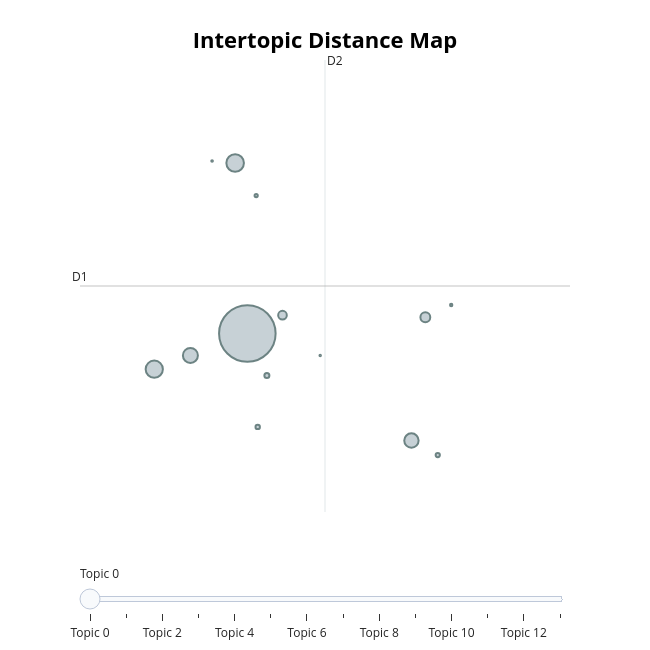
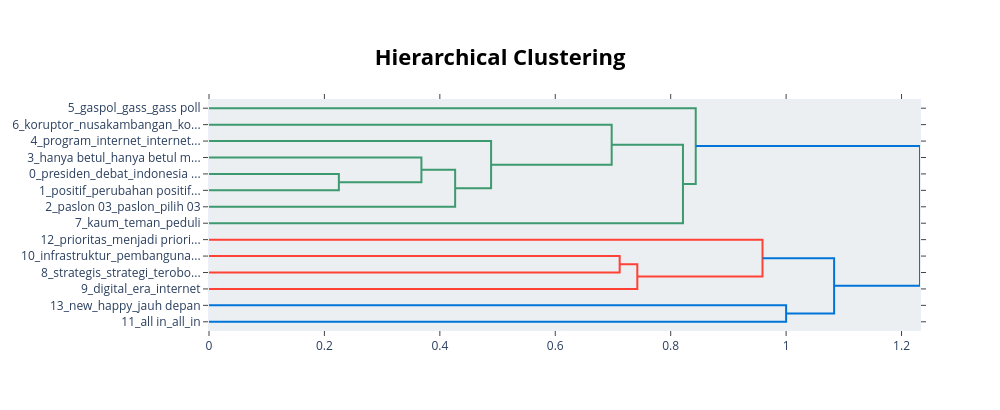
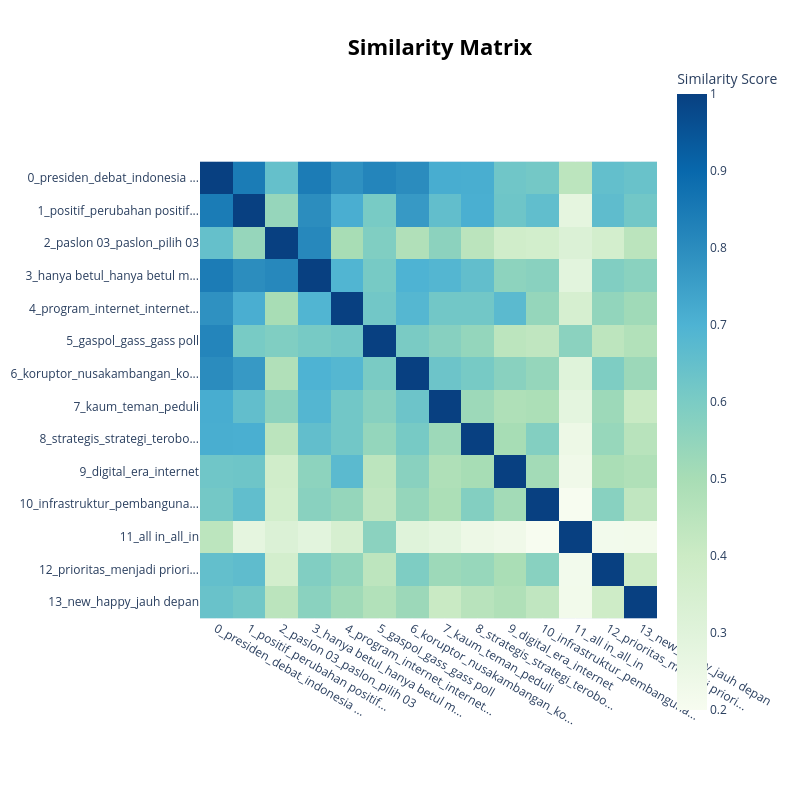

Source (notebook cell) for these figures, in order:
### Code cell
df_positive = df_03[df_03['predicted_label'] == 'POSITIVE']
run_topic_modeling(df_positive, group_name='POSITIVE')

### Figure 1 — Plotly figure (JSON) as saved in the notebook; plotly's stock layout.template omitted (floating-point values rounded to 4 significant figures)
{"data": [{"customdata": [[0, "presiden | debat | indonesia lebih | demokrasi | mari", 15206], [1, "positif | perubahan positif | politik | ekonomi | membawa perubahan", 1468], [2, "paslon 03 | paslon | pilih 03 | 03 menang | dukung 03", 1413], [3, "hanya betul | hanya betul merakyat | betul merakyat | merakyat berbuat | betul merakyat berbuat", 1068], [4, "program | internet | internet gratis | gratis | bermanfaat", 982], [5, "gaspol | gass | gass poll | gas | poll", 464], [6, "koruptor | nusakambangan | korupsi | transparan | ide", 356], [7, "kaum | teman | peduli | selalu peduli | teman teman", 120], [8, "strategis | strategi | terobosan | smkn jateng | smkn", 91], [9, "digital | era | internet | internet gratis | gratis", 85], [10, "infrastruktur | pembangunan infrastruktur | samarinda | pertumbuhan ekonomi | goes to samarinda", 49], [11, "all in | all | in | for | pasti selalu", 26], [12, "prioritas | menjadi prioritas | utama | kepentingan | integritas", 13], [13, "new | happy | jauh depan | dorong | teknologi", 10]], "hovertemplate": "<b>Topic %{customdata[0]}</b><br>%{customdata[1]}<br>Size: %{customdata[2]}", "legendgroup": "", "marker": {"color": "#B0BEC5", "line": {"color": "DarkSlateGrey", "width": 2}, "size": [15206, 1468, 1413, 1068, 982, 464, 356, 120, 91, 85, 49, 26, 13, 10], "sizemode": "area", "sizeref": 9.504, "symbol": "circle"}, "mode": "markers", "name": "", "orientation": "v", "showlegend": false, "type": "scatter", "x": [6.652, 6.514, 5.599, 6.008, 8.508, 8.665, 7.049, 6.873, 6.769, 8.805, 6.752, 8.957, 6.253, 7.476], "xaxis": "x", "y": [5.884, 7.888, 5.465, 5.628, 4.627, 6.077, 6.1, 5.392, 4.787, 4.456, 7.506, 6.22, 7.912, 5.627], "yaxis": "y"}], "layout": {"annotations": [{"showarrow": false, "text": "D1", "x": 4.76, "y": 6.443, "yshift": 10}, {"showarrow": false, "text": "D2", "x": 7.53, "xshift": 10, "y": 9.099}], "height": 650, "hoverlabel": {"bgcolor": "white", "font": {"family": "Rockwell", "size": 16}}, "legend": {"itemsizing": "constant", "tracegroupgap": 0}, "margin": {"t": 60}, "shapes": [{"line": {"color": "#CFD8DC", "width": 2}, "type": "line", "x0": 7.53, "x1": 7.53, "y0": 3.788, "y1": 9.099}, {"line": {"color": "#9E9E9E", "width": 2}, "type": "line", "x0": 4.76, "x1": 10.3, "y0": 6.443, "y1": 6.443}], "sliders": [{"active": 0, "pad": {"t": 50}, "steps": [{"args": [{"marker.color": [["red", "#B0BEC5", "#B0BEC5", "#B0BEC5", "#B0BEC5", "#B0BEC5", "#B0BEC5", "#B0BEC5", "#B0BEC5", "#B0BEC5", "#B0BEC5", "#B0BEC5", "#B0BEC5", "#B0BEC5"]]}], "label": "Topic 0", "method": "update"}, {"args": [{"marker.color": [["#B0BEC5", "red", "#B0BEC5", "#B0BEC5", "#B0BEC5", "#B0BEC5", "#B0BEC5", "#B0BEC5", "#B0BEC5", "#B0BEC5", "#B0BEC5", "#B0BEC5", "#B0BEC5", "#B0BEC5"]]}], "label": "Topic 1", "method": "update"}, {"args": [{"marker.color": [["#B0BEC5", "#B0BEC5", "red", "#B0BEC5", "#B0BEC5", "#B0BEC5", "#B0BEC5", "#B0BEC5", "#B0BEC5", "#B0BEC5", "#B0BEC5", "#B0BEC5", "#B0BEC5", "#B0BEC5"]]}], "label": "Topic 2", "method": "update"}, {"args": [{"marker.color": [["#B0BEC5", "#B0BEC5", "#B0BEC5", "red", "#B0BEC5", "#B0BEC5", "#B0BEC5", "#B0BEC5", "#B0BEC5", "#B0BEC5", "#B0BEC5", "#B0BEC5", "#B0BEC5", "#B0BEC5"]]}], "label": "Topic 3", "method": "update"}, {"args": [{"marker.color": [["#B0BEC5", "#B0BEC5", "#B0BEC5", "#B0BEC5", "red", "#B0BEC5", "#B0BEC5", "#B0BEC5", "#B0BEC5", "#B0BEC5", "#B0BEC5", "#B0BEC5", "#B0BEC5", "#B0BEC5"]]}], "label": "Topic 4", "method": "update"}, {"args": [{"marker.color": [["#B0BEC5", "#B0BEC5", "#B0BEC5", "#B0BEC5", "#B0BEC5", "red", "#B0BEC5", "#B0BEC5", "#B0BEC5", "#B0BEC5", "#B0BEC5", "#B0BEC5", "#B0BEC5", "#B0BEC5"]]}], "label": "Topic 5", "method": "update"}, {"args": [{"marker.color": [["#B0BEC5", "#B0BEC5", "#B0BEC5", "#B0BEC5", "#B0BEC5", "#B0BEC5", "red", "#B0BEC5", "#B0BEC5", "#B0BEC5", "#B0BEC5", "#B0BEC5", "#B0BEC5", "#B0BEC5"]]}], "label": "Topic 6", "method": "update"}, {"args": [{"marker.color": [["#B0BEC5", "#B0BEC5", "#B0BEC5", "#B0BEC5", "#B0BEC5", "#B0BEC5", "#B0BEC5", "red", "#B0BEC5", "#B0BEC5", "#B0BEC5", "#B0BEC5", "#B0BEC5", "#B0BEC5"]]}], "label": "Topic 7", "method": "update"}, {"args": [{"marker.color": [["#B0BEC5", "#B0BEC5", "#B0BEC5", "#B0BEC5", "#B0BEC5", "#B0BEC5", "#B0BEC5", "#B0BEC5", "red", "#B0BEC5", "#B0BEC5", "#B0BEC5", "#B0BEC5", "#B0BEC5"]]}], "label": "Topic 8", "method": "update"}, {"args": [{"marker.color": [["#B0BEC5", "#B0BEC5", "#B0BEC5", "#B0BEC5", "#B0BEC5", "#B0BEC5", "#B0BEC5", "#B0BEC5", "#B0BEC5", "red", "#B0BEC5", "#B0BEC5", "#B0BEC5", "#B0BEC5"]]}], "label": "Topic 9", "method": "update"}, {"args": [{"marker.color": [["#B0BEC5", "#B0BEC5", "#B0BEC5", "#B0BEC5", "#B0BEC5", "#B0BEC5", "#B0BEC5", "#B0BEC5", "#B0BEC5", "#B0BEC5", "red", "#B0BEC5", "#B0BEC5", "#B0BEC5"]]}], "label": "Topic 10", "method": "update"}, {"args": [{"marker.color": [["#B0BEC5", "#B0BEC5", "#B0BEC5", "#B0BEC5", "#B0BEC5", "#B0BEC5", "#B0BEC5", "#B0BEC5", "#B0BEC5", "#B0BEC5", "#B0BEC5", "red", "#B0BEC5", "#B0BEC5"]]}], "label": "Topic 11", "method": "update"}, {"args": [{"marker.color": [["#B0BEC5", "#B0BEC5", "#B0BEC5", "#B0BEC5", "#B0BEC5", "#B0BEC5", "#B0BEC5", "#B0BEC5", "#B0BEC5", "#B0BEC5", "#B0BEC5", "#B0BEC5", "red", "#B0BEC5"]]}], "label": "Topic 12", "method": "update"}, {"args": [{"marker.color": [["#B0BEC5", "#B0BEC5", "#B0BEC5", "#B0BEC5", "#B0BEC5", "#B0BEC5", "#B0BEC5", "#B0BEC5", "#B0BEC5", "#B0BEC5", "#B0BEC5", "#B0BEC5", "#B0BEC5", "red"]]}], "label": "Topic 13", "method": "update"}]}], "title": {"font": {"color": "Black", "size": 22}, "text": "<b>Intertopic Distance Map</b>", "x": 0.5, "xanchor": "center", "y": 0.95, "yanchor": "top"}, "width": 650, "xaxis": {"anchor": "y", "domain": [0, 1], "range": [4.76, 10.3], "title": {"text": ""}, "visible": false}, "yaxis": {"anchor": "x", "domain": [0, 1], "range": [3.788, 9.099], "title": {"text": ""}, "visible": false}}}

### Figure 2 — Plotly figure (JSON) as saved in the notebook; plotly's stock layout.template omitted (floating-point values rounded to 4 significant figures)
{"data": [{"hoverinfo": "text", "marker": {"color": "rgb(61,153,112)"}, "mode": "lines", "type": "scatter", "x": [0.0, 0.225, 0.225, 0.0], "xaxis": "x", "y": [-45.0, -45.0, -55.0, -55.0], "yaxis": "y"}, {"hoverinfo": "text", "marker": {"color": "rgb(61,153,112)"}, "mode": "lines", "type": "scatter", "x": [0.0, 0.3681, 0.3681, 0.225], "xaxis": "x", "y": [-35.0, -35.0, -50.0, -50.0], "yaxis": "y"}, {"hoverinfo": "text", "marker": {"color": "rgb(61,153,112)"}, "mode": "lines", "type": "scatter", "x": [0.3681, 0.4265, 0.4265, 0.0], "xaxis": "x", "y": [-42.5, -42.5, -65.0, -65.0], "yaxis": "y"}, {"hoverinfo": "text", "marker": {"color": "rgb(61,153,112)"}, "mode": "lines", "type": "scatter", "x": [0.0, 0.4888, 0.4888, 0.4265], "xaxis": "x", "y": [-25.0, -25.0, -53.75, -53.75], "yaxis": "y"}, {"hoverinfo": "text", "marker": {"color": "rgb(61,153,112)"}, "mode": "lines", "type": "scatter", "x": [0.0, 0.6977, 0.6977, 0.4888], "xaxis": "x", "y": [-15.0, -15.0, -39.38, -39.38], "yaxis": "y"}, {"hoverinfo": "text", "marker": {"color": "rgb(61,153,112)"}, "mode": "lines", "type": "scatter", "x": [0.6977, 0.8213, 0.8213, 0.0], "xaxis": "x", "y": [-27.19, -27.19, -75.0, -75.0], "yaxis": "y"}, {"hoverinfo": "text", "marker": {"color": "rgb(61,153,112)"}, "mode": "lines", "type": "scatter", "x": [0.0, 0.8434, 0.8434, 0.8213], "xaxis": "x", "y": [-5.0, -5.0, -51.09, -51.09], "yaxis": "y"}, {"hoverinfo": "text", "marker": {"color": "rgb(255,65,54)"}, "mode": "lines", "type": "scatter", "x": [0.0, 0.7116, 0.7116, 0.0], "xaxis": "x", "y": [-95.0, -95.0, -105.0, -105.0], "yaxis": "y"}, {"hoverinfo": "text", "marker": {"color": "rgb(255,65,54)"}, "mode": "lines", "type": "scatter", "x": [0.7116, 0.7422, 0.7422, 0.0], "xaxis": "x", "y": [-100.0, -100.0, -115.0, -115.0], "yaxis": "y"}, {"hoverinfo": "text", "marker": {"color": "rgb(255,65,54)"}, "mode": "lines", "type": "scatter", "x": [0.0, 0.9591, 0.9591, 0.7422], "xaxis": "x", "y": [-85.0, -85.0, -107.5, -107.5], "yaxis": "y"}, {"hoverinfo": "text", "marker": {"color": "rgb(0,116,217)"}, "mode": "lines", "type": "scatter", "x": [0.0, 1.0, 1.0, 0.0], "xaxis": "x", "y": [-125.0, -125.0, -135.0, -135.0], "yaxis": "y"}, {"hoverinfo": "text", "marker": {"color": "rgb(0,116,217)"}, "mode": "lines", "type": "scatter", "x": [0.9591, 1.083, 1.083, 1.0], "xaxis": "x", "y": [-96.25, -96.25, -130.0, -130.0], "yaxis": "y"}, {"hoverinfo": "text", "marker": {"color": "rgb(0,116,217)"}, "mode": "lines", "type": "scatter", "x": [0.8434, 1.232, 1.232, 1.083], "xaxis": "x", "y": [-28.05, -28.05, -113.1, -113.1], "yaxis": "y"}], "layout": {"autosize": false, "height": 410, "hoverlabel": {"bgcolor": "white", "font": {"family": "Rockwell", "size": 16}}, "hovermode": "closest", "plot_bgcolor": "#ECEFF1", "showlegend": false, "title": {"font": {"color": "Black", "size": 22}, "text": "<b>Hierarchical Clustering</b>", "x": 0.5, "xanchor": "center", "yanchor": "top"}, "width": 1000, "xaxis": {"mirror": "allticks", "rangemode": "tozero", "showgrid": false, "showline": true, "showticklabels": true, "ticks": "outside", "type": "linear", "zeroline": false}, "yaxis": {"mirror": "allticks", "range": [-140, 0], "rangemode": "tozero", "showgrid": false, "showline": true, "showticklabels": true, "tickmode": "array", "ticks": "outside", "ticktext": ["5_gaspol_gass_gass poll", "6_koruptor_nusakambangan_ko...", "4_program_internet_internet...", "3_hanya betul_hanya betul m...", "0_presiden_debat_indonesia ...", "1_positif_perubahan positif...", "2_paslon 03_paslon_pilih 03", "7_kaum_teman_peduli", "12_prioritas_menjadi priori...", "10_infrastruktur_pembanguna...", "8_strategis_strategi_terobo...", "9_digital_era_internet", "13_new_happy_jauh depan", "11_all in_all_in"], "tickvals": [-5, -15, -25, -35, -45, -55, -65, -75, -85, -95, -105, -115, -125, -135], "type": "linear", "zeroline": false}}}

### Figure 3 — Plotly figure (JSON) as saved in the notebook; plotly's stock layout.template omitted (floating-point values rounded to 4 significant figures; data arrays with more than 128 entries replaced by an {"elided": "..."} marker saying what was removed)
{"data": [{"coloraxis": "coloraxis", "hovertemplate": "x: %{x}<br>y: %{y}<br>Similarity Score: %{z}<extra></extra>", "name": "0", "type": "heatmap", "x": ["0_presiden_debat_indonesia ...", "1_positif_perubahan positif...", "2_paslon 03_paslon_pilih 03", "3_hanya betul_hanya betul m...", "4_program_internet_internet...", "5_gaspol_gass_gass poll", "6_koruptor_nusakambangan_ko...", "7_kaum_teman_peduli", "8_strategis_strategi_terobo...", "9_digital_era_internet", "10_infrastruktur_pembanguna...", "11_all in_all_in", "12_prioritas_menjadi priori...", "13_new_happy_jauh depan"], "xaxis": "x", "y": ["0_presiden_debat_indonesia ...", "1_positif_perubahan positif...", "2_paslon 03_paslon_pilih 03", "3_hanya betul_hanya betul m...", "4_program_internet_internet...", "5_gaspol_gass_gass poll", "6_koruptor_nusakambangan_ko...", "7_kaum_teman_peduli", "8_strategis_strategi_terobo...", "9_digital_era_internet", "10_infrastruktur_pembanguna...", "11_all in_all_in", "12_prioritas_menjadi priori...", "13_new_happy_jauh depan"], "yaxis": "y", "z": {"elided": "14x14 float values"}}], "layout": {"coloraxis": {"colorbar": {"title": {"text": "Similarity Score"}}, "colorscale": [[0, "rgb(247,252,240)"], [0.125, "rgb(224,243,219)"], [0.25, "rgb(204,235,197)"], [0.375, "rgb(168,221,181)"], [0.5, "rgb(123,204,196)"], [0.625, "rgb(78,179,211)"], [0.75, "rgb(43,140,190)"], [0.875, "rgb(8,104,172)"], [1, "rgb(8,64,129)"]]}, "height": 800, "hoverlabel": {"bgcolor": "white", "font": {"family": "Rockwell", "size": 16}}, "legend": {"title": {"text": "Trend"}}, "margin": {"t": 60}, "showlegend": true, "title": {"font": {"color": "Black", "size": 22}, "text": "<b>Similarity Matrix</b>", "x": 0.55, "xanchor": "center", "y": 0.95, "yanchor": "top"}, "width": 800, "xaxis": {"anchor": "y", "constrain": "domain", "domain": [0, 1], "scaleanchor": "y"}, "yaxis": {"anchor": "x", "autorange": "reversed", "constrain": "domain", "domain": [0, 1]}}}
